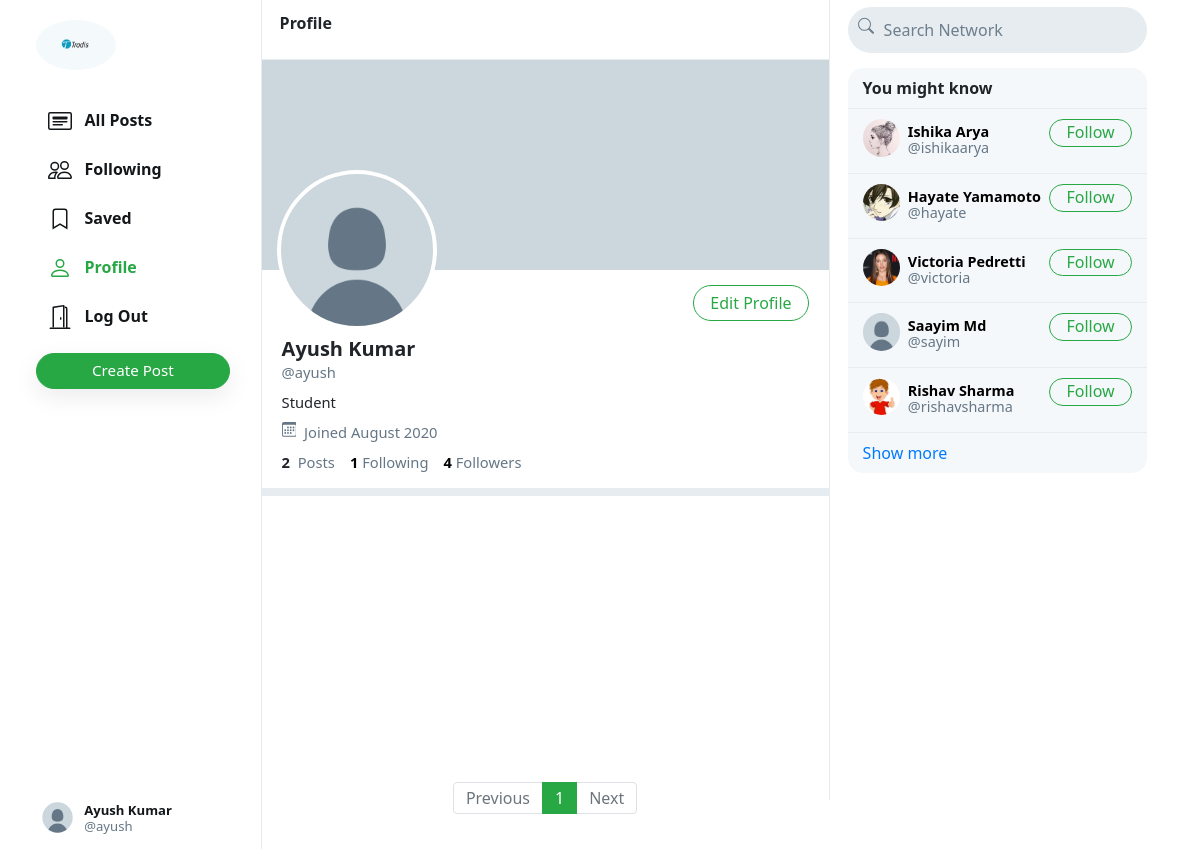
The page /ayush (signed in) on the database as committed earlier.
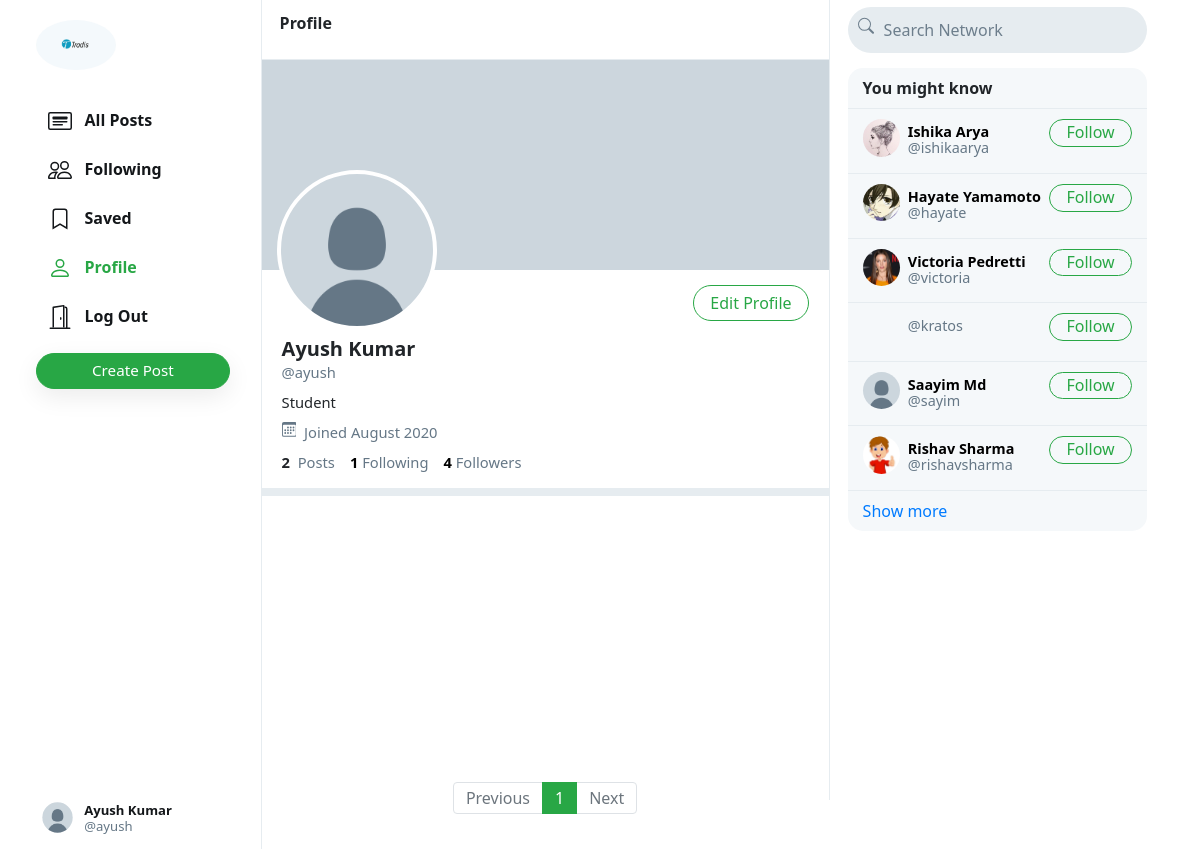
The same page on the database as committed later.
### network/models.py (models this page shows, shortened)
class User(AbstractUser):
    profile_pic = models.ImageField(upload_to='profile_pic/')
    bio = models.TextField(max_length=160, blank=True, null=True)
    cover = models.ImageField(upload_to='covers/', blank=True)

### network/views.py (the view)
# urls.py: path("<str:username>", views.profile, name='profile'),
def profile(request, username):
    user = User.objects.get(username=username)
    all_posts = Post.objects.filter(creater=user).order_by('-date_created')
    paginator = Paginator(all_posts, 10)
    page_number = request.GET.get('page')
    if page_number == None:
        page_number = 1
    posts = paginator.get_page(page_number)
    followings = []
    suggestions = []
    follower = False
    if request.user.is_authenticated:
        followings = Follower.objects.filter(followers=request.user).values_list('user', flat=True)
        suggestions = User.objects.exclude(pk__in=followings).exclude(username=request.user.username).order_by("?")[:6]
        if request.user in Follower.objects.get(user=user).followers.all():
            follower = True
    follower_count = Follower.objects.get(user=user).followers.all().count()
    following_count = Follower.objects.filter(followers=user).count()
    return render(request, 'network/profile.html', {
        "username": user,
        "posts": posts,
        "posts_count": all_posts.count(),
        "suggestions": suggestions,
        "page": "profile",
        "is_follower": follower,
        "follower_count": follower_count,
        "following_count": following_count
    })

### network/templates/network/profile.html (shortened to what this page needs)
{% extends 'network/index.html' %}
{% load static %}
{% block profile %}
    <div class="profile-view" data-user="{{username.username}}">
        <div class="cover-image" style="background-image: url(/media/{{username.cover}})"></div>
        <div class="profile-image" style="background-image: url(/media/{{username.profile_pic}})"></div>
        <div class="profile-details">
            <div>
                {% if user.username == username.username %}
                    <button class="btn btn-outline-success float-right" id="edit-profile-btn">Edit Profile</button>
                {% elif is_follower %}
                    <button class="btn btn-success float-right" onclick="unfollow_user(this,'{{username.username}}','edit_page')" id="following-btn">Following</button>
                {% else %}
                    <button class="btn btn-outline-success float-right" onclick="follow_user(this,'{{username.username}}','edit_page')" id="follow-btn">Follow</button>
                {% endif %}
            </div>
            <div class="details-data">
                <h5>{{username.first_name}} {{username.last_name}}</h5>
                <div class="grey">@{{username.username}}</div>
                <div class="bio">
                    {% if username.bio is not None %}
                        {{username.bio}}
                    {% endif %}
                </div>
                <div class="grey" style="padding: 8px 0px;">
                    &nbsp;Joined {{username.date_joined | date:"F Y"}}
                </div>
                <div>
                    <strong>
                        {{posts_count}}
                    </strong>
                    &nbsp;<span class="grey">Posts</span>
                    <a href="#">
                        <strong id="following__count">{{following_count | default:0}}</strong>&nbsp;<span class="grey">Following</span>
                    </a>
                    <a href="#">
                        <strong id="follower__count">{{follower_count | default:0}}</strong>&nbsp;<span class="grey">Followers</span>
                    </a>
                </div>
            </div>
        </div>
    </div>
    <div class="space"></div>
{% endblock %}

### network/templates/network/index.html (shortened to what this page needs)
{% extends "network/layout.html" %}
{% load static %}
{% block body %}
    <div class="main-div">
        <div class="left-div">
            <nav class="head heading">
                {% if page == 'all_posts' %}
                    All Posts
                {% elif page == 'following' %}
                    Following
                {% elif page == 'saved' %}
                    Saved
                {% elif page == 'profile' %}
                    Profile
                {% else %}
                    Explore
                {% endif %}
            </nav>
            <div class="left-div-content">
                <div class="posts-view">
                    {% block profile %}
                    {% endblock %}
                    <div class="main-div-content">
                        <nav aria-label="Page navigation example" class="pagination-bar">
                            <ul class="pagination justify-content-center">
                                {% if posts.has_previous %}
                                    <li class="page-item">
                                        <a class="page-link" href="?page={{ posts.previous_page_number | default:1}}" tabindex="-1" aria-disabled="true">Previous</a>
                                    </li>
                                {% else %}
                                    <li class="page-item disabled">
                                        <a class="page-link" href="" tabindex="-1" aria-disabled="true">Previous</a>
                                    </li>
                                {% endif %}
                                {% for each in posts.paginator.page_range %}
                                    {% if each == posts.number %}
                                        <li class="page-item active"><a class="page-link" href="?page={{each}}">{{each}}</a></li>
                                    {% else %}
                                        <li class="page-item"><a class="page-link" href="?page={{each}}">{{each}}</a></li>
                                    {% endif %}
                                {% endfor %}
                                {% if posts.has_next %}
                                    <li class="page-item">
                                        <a class="page-link" href="?page={{ posts.next_page_number }}">Next</a>
                                    </li>
                                {% else %}
                                    <li class="page-item disabled">
                                        <a class="page-link" href="">Next</a>
                                    </li>
                                {% endif %}
                            </ul>
                          </nav>
                    </div>
                </div>
            </div>
        </div>
    </div>
{% endblock %}

### network/templates/network/layout.html (shortened to what this page needs)
{% load static %}
<!DOCTYPE html>
<html lang="en">
    <head>
        <link rel="stylesheet" href="https://stackpath.bootstrapcdn.com/bootstrap/4.4.1/css/bootstrap.min.css">
        <link href="{% static 'network/styles.css' %}" rel="stylesheet">
    </head>
    <body>
        <div class="body" data-page="{{page}}">
            <div class="sidenav">
                <a href="{% url 'index' %}" class="navbar-brand">
                    <img src="{% static 'network/Images/tradis2.jpg' %}" height="50px" style="border-radius:50%;">
                </a>
                <div style="height: 100%;">
                    <div>
                        <div>
                            <ul>
                                <li class="nav-item" id="all_posts">
                                <a href="{% url 'index' %}" class="nav-link">
                                    <div>
                                        &nbsp;&nbsp;All Posts
                                    </div>
                                </a>
                                </li>
                                {% if user.is_authenticated %}
                                    <li class="nav-item" id="following">
                                        <a href="{% url 'following' %}" class="nav-link">
                                            <div>
                                                &nbsp;&nbsp;Following
                                            </div>
                                        </a>
                                    </li>
                                    <li class="nav-item" id="saved">
                                        <a href="{% url 'saved' %}" class="nav-link">
                                            <div>
                                                <svg width="1.5em" height="1.5em" viewBox="0 0 16 16" class="bi bi-bookmark" fill="currentColor" xmlns="http://www.w3.org/2000/svg">
                                                    <path fill-rule="evenodd" d="M8 12l5 3V3a2 2 0 0 0-2-2H5a2 2 0 0 0-2 2v12l5-3zm-4 1.234l4-2.4 4 2.4V3a1 1 0 0 0-1-1H5a1 1 0 0 0-1 1v10.234z"/>
                                                  </svg>
                                                &nbsp;&nbsp;Saved
                                            </div>
                                        </a>
                                    </li>
                                    <li class="nav-item" id="profile">
                                        <a href="{% url 'profile' user.username %}" class="nav-link">
                                            <div>
                                                &nbsp;&nbsp;Profile
                                            </div>
                                        </a>
                                    </li>
                                    <li class="nav-item" id="logout">
                                        <a href="{% url 'logout' %}" class="nav-link">
                                            <div>
                                                &nbsp;&nbsp;Log Out
                                            </div>
                                        </a>
                                    </li>
                                {% endif %}
                            </ul>
                        </div>
                        {% if user.is_authenticated %}
                            <button id="popup-btn" class="btn btn-success new-post-btn" onclick="createpost()">Create Post</button>
                        {% endif %}
                    </div>
                    <div style="position: absolute; bottom: 10px;">
                        {% if user.is_authenticated %}
                            <li class="nav-item sidenav-user">
                                <a href="{% url 'profile' user.username %}" class="nav-link">
                                    <div class="user_account">
                                        <div class="small-profilepic" style="float: left; background-image: url(/media/{{user.profile_pic}})"></div>
                                        <div style="height: 2.7vw; margin: auto;">
                                            <div style="margin-top: 4px;"><strong>{{user.first_name}} {{user.last_name}}</strong></div>
                                            <div class="grey" style="margin-top: 4px;">@{{ user.username }}</div>
                                        </div>
                                    </div>
                                </a>
                            </li>
                        {% endif %}
                    </div>
                </div>
            </div>
            {% block body %}
            {% endblock %}
            <div class="right-div">
                <nav class="head">
                    <form action="#">
                        <div class="search-div">
                            <div>
                            </div>
                            <input type="text" name="query" id="search-box" placeholder="Search Network">
                        </div>
                    </form>
                </nav>
                <div class='right-div-content'>
                    <div class="space" style="background-color: white;"></div>
                    {% if user.is_authenticated %}
                        <div class="suggestion-box">
                            <div class="suggestion-header">
                                You might know
                            </div>
                            {% for suggestion in suggestions %}
                                <div class="suggestion-user">
                                    <div>
                                        <a href="{% url 'profile' suggestion.username %}">
                                            <div class="small-profilepic" style="background-image: url(/media/{{suggestion.profile_pic}})"></div>
                                        </a>
                                    </div>
                                    <div class="user-details">
                                        <a href="{% url 'profile' suggestion.username %}">
                                            <div id="user-name">
                                                <strong>
                                                    {{suggestion.first_name}} {{suggestion.last_name}}
                                                </strong>
                                            </div>
                                            <div class="grey">@{{suggestion.username}}</div>
                                        </a>
                                    </div>
                                    <div>
                                        <button class="btn btn-outline-success" type="button" onclick="follow_user(this,'{{suggestion.username}}','suggestion')">Follow</button>
                                    </div>
                                </div>
                            {% empty %}
                                    <div style="text-align: center; border-bottom: .5px solid #e6ecf0; padding: 10px 15px;">
                                        <span class="grey" style="font-size: .9em;">No suggestions available.</span>
                                    </div>
                            {% endfor %}
                            <div class="suggestion-footer">
                                <a href="#">Show more</a>
                            </div>
                        </div>
                    {% endif %}
                </div>
            </div>
        </div>
    </body>
</html>

Rows that differ between the two databases and show on the page:
added User: username "kratos"
